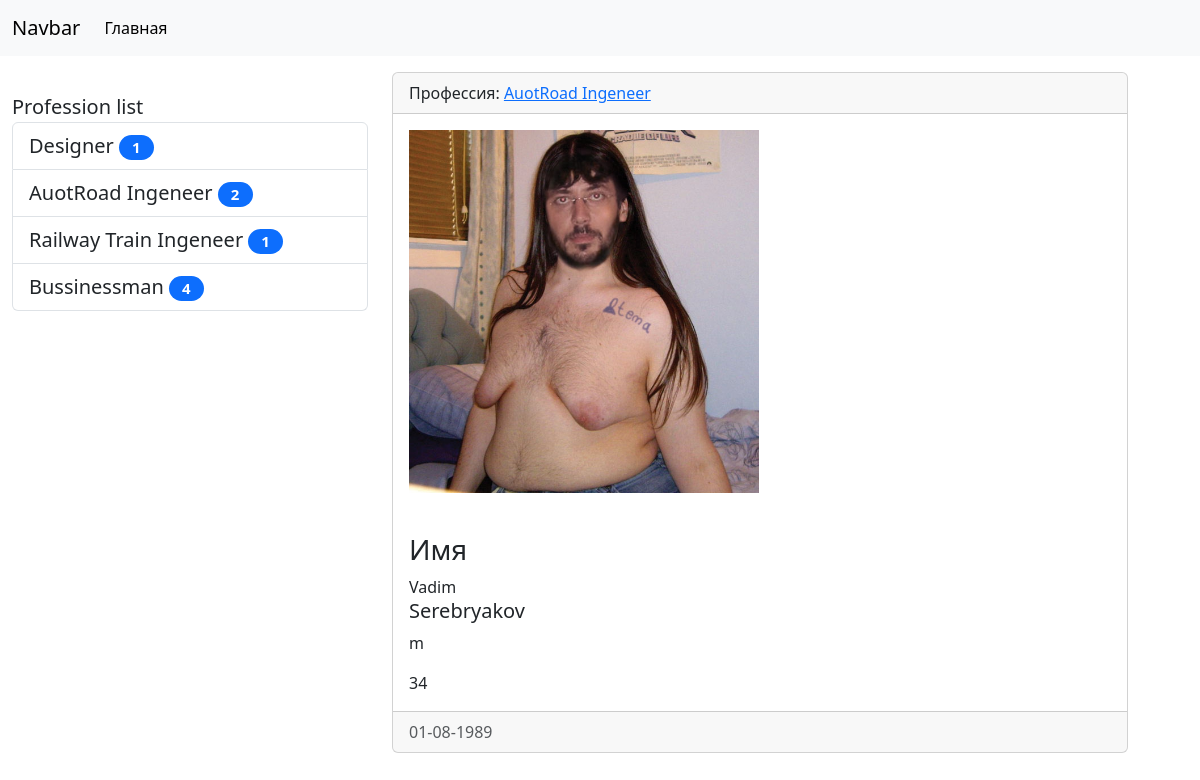
Page /human/1 on the committed database.
### main/models.py (models this page shows, shortened)
class Profession(models.Model):
    title = models.CharField(max_length=100, db_index=True, verbose_name='Профессия')
    def get_absolut_url(self):
        return reverse_lazy('profession', kwargs={'pk': self.pk})
    class Meta:
        verbose_name = 'Профессия'
        verbose_name_plural = 'Профессии'
        ordering = ['title']

class Human(models.Model):
    human_choices = {'m': 'male',
                     'f': 'female'}
    name = models.CharField(max_length=50, verbose_name='Имя')
    last_name = models.CharField(max_length=50, verbose_name='Фамилия')
    sex = models.CharField(max_length=1, choices=human_choices, verbose_name='Пол')
    age = models.IntegerField(verbose_name='Возраст')
    born_at = models.DateField(verbose_name='Дата рождения')
    photo = models.ImageField(upload_to='media/%Y/%m/%d', null=True, default='Null', verbose_name='Фото')
    profession = models.ForeignKey('profession', on_delete=models.PROTECT, null=True, verbose_name='Профессия')
    class Meta:
        verbose_name = "Человек"
        verbose_name_plural = "Люди"
        ordering = ['-born_at']

### main/views.py (the view)
# urls.py: path('human/<int:pk>', ViewHuman.as_view(), name='view_human'),
class ViewHuman(DetailView):
    model = Human
    template_name = 'NewsProject/view_human.html'
    context_object_name = 'human_item'

### main/templatetags/newsproject_tags.py (called while the page is built)
@register.simple_tag(name='get_list_professions')
def get_professions():
    return Profession.objects.all()

@register.inclusion_tag('NewsProject/List_professions.html')
def show_professions(arg1='Profession', arg2='list'):
    professions = Profession.objects.annotate(cnt=Count('human')).filter(cnt__gt=0)
    return {'professions': professions, 'arg1': arg1, 'arg2': arg2}

### main/templates/NewsProject/view_human.html (shortened to what this page needs)
{% extends 'base.html' %}
{% block sidebar %}
{% include 'inc/_sidebar.html' %}
{% endblock %}
{% block content %}
<div class="card mb-3">
    <div class="card-header">
        Профессия: <a href="{{ human_item.profession.get_absolut_url }}">{{ human_item.profession.title }}</a>
    </div>
    <div class="card-body">
        {% if human_item.photo %}
        <img src="{{ human_item.photo.url }}" class='mr-3' width='350' alt="Photo">
        {% else %}
        <h6>Фото отсутствует</h6>
        {% endif %}
    </div>
    <div class="card-body">
        {% autoescape off %}
        <h5 class="card-title">{{ human_item.name }}</h5>
        {% endautoescape %}
        <h5 class="card-title">{{ human_item.last_name }}</h5>
        <p class="card-text">{{ human_item.sex }}</p>
        <p class="card-text">{{ human_item.age }}</p>
    </div>
    <div class="card-footer text-body-secondary">
        {{ human_item.born_at|date:'d-m-Y' }}
    </div>
</div>
{% endblock %}

### main/templates/NewsProject/List_professions.html
{% load newsproject_tags %}
<div class="list-group" style="height: 20px; margin-top: 20px; font-size: 20;">
    {{ arg1 }} {{ arg2 }}
    {% for pr in professions %}
    <a href="{{ pr.get_absolut_url }}" class="list-group-item list-group-item-action">{{ pr.title }}<span
            class="badge bg-primary rounded-pill"
            style="width: 35px; color: wight; margin-left: 5px;">{{ pr.cnt }}</span></a>
    {% endfor %}
</div>

### NewsProject/static/css/style.css (style rules this page uses)
body { backgroundcolor = #ccc; }

### rows in the picture
Profession: title "Designer", cnt "1"
Profession: title "AuotRoad Ingeneer", cnt "2"
Profession: title "Railway Train Ingeneer", cnt "1"
Profession: title "Bussinessman", cnt "4"
Human: profession "AuotRoad Ingeneer", photo (picture), name "Имя Vadim", last_name "Serebryakov", sex "m", age "34", born_at "01-08-1989"

### other values in the picture
{{ arg1 }} "Profession"
{{ arg2 }} "list"
